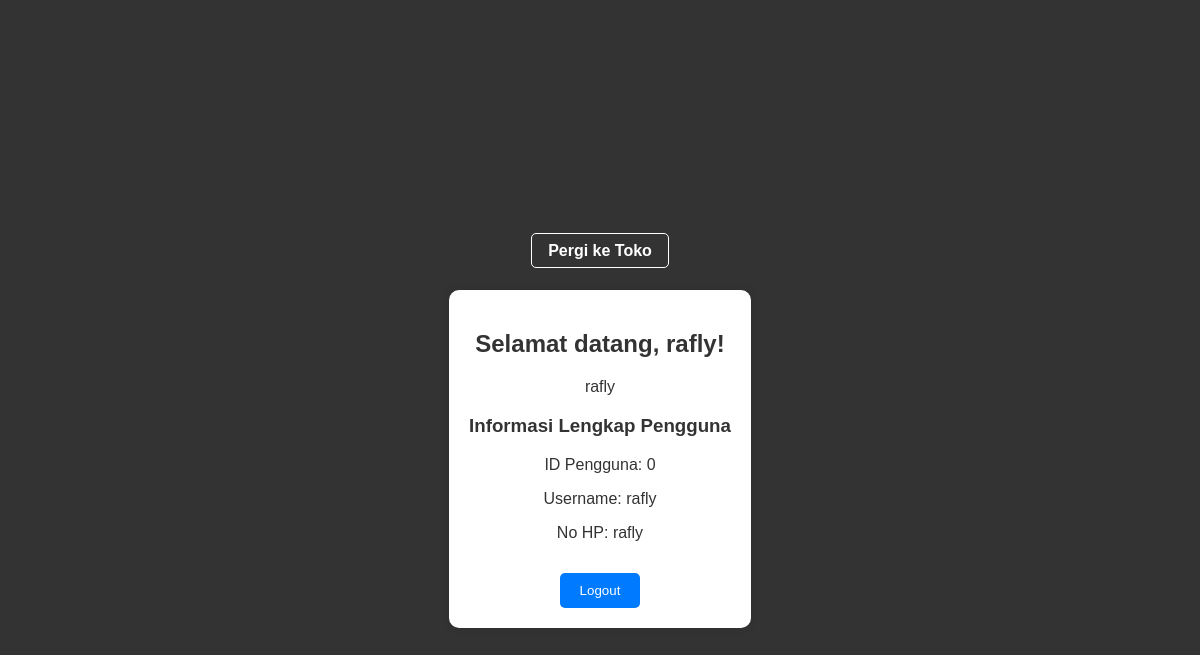
Screenshot of /profil.php (signed in) with the database file from the repository.
### tables this page shows
CREATE TABLE `user_tbl` (
  `userID` int(5) UNSIGNED NOT NULL,
  `username` varchar(30) NOT NULL,
  `password` varchar(50) NOT NULL,
  `nama` varchar(255) DEFAULT NULL,
  `no_hp` varchar(15) DEFAULT NULL,
  `profile_image` varchar(255) DEFAULT 'default_image.jpg'
);

### profil.php (the view, shortened to what this page needs)
<?php
include 'conn.php';
$user_id = $_SESSION['userID'];
$queryUserInfo = mysqli_query($conn, "SELECT * FROM user_tbl WHERE userID = '$user_id'");
$rowUserInfo = mysqli_fetch_assoc($queryUserInfo);
$user_hp = isset($rowUserInfo['no_hp']) ? $rowUserInfo['no_hp'] : 'Nomor HP tidak tersedia';
$user_name = $rowUserInfo['nama'];
?>
<!DOCTYPE html>
<html lang="en">
<head>
</head>
<body>
<header>
    <h1>Profil Pengguna</h1>
    <div><a href="shop.php" class="go-to-shop">Pergi ke Toko</a></div>
</header>
<section>
    <h2>Selamat datang, <?php echo $user_name; ?>!</h2>
    <p><?php echo $rowUserInfo['nama']; ?></p>
    <h3>Informasi Lengkap Pengguna</h3>
    <p>ID Pengguna: <?php echo $rowUserInfo['userID']; ?></p>
    <p>Username: <?php echo $rowUserInfo['username']; ?></p>
    <p>No HP: <?php echo $user_hp; ?></p>
    <button onclick="window.location.href='logout.php'">Logout</button>
</section>
</body>
</html>

### profil.php (style rules this page uses)
body { font-family: Arial, sans-serif; background-color: #333333; margin: 0; padding: 0; display: flex; flex-direction: column; align-items: center; justify-content: center; min-height: 100vh; }
header { background-color: #333; color: #fff; padding: 10px 0; width: 100%; text-align: center; }
section { margin: 20px; text-align: center; background-color: #fff; border-radius: 10px; padding: 20px; box-shadow: 0 0 10px rgba(0, 0, 0, 0.1); }
h1, h2, h3, p { color: #333; }
button { background-color: #007bff; color: #fff; padding: 10px 20px; border: none; cursor: pointer; border-radius: 5px; margin-top: 15px; }
.go-to-shop { color: #fff; text-decoration: none; font-weight: bold; border: 1px solid #fff; padding: 8px 16px; margin: 0 8px; border-radius: 5px; transition: background-color 0.3s, color 0.3s; }

### rows the page displays
user_tbl: nama "rafly", userID "0", username "rafly", no_hp "rafly"
